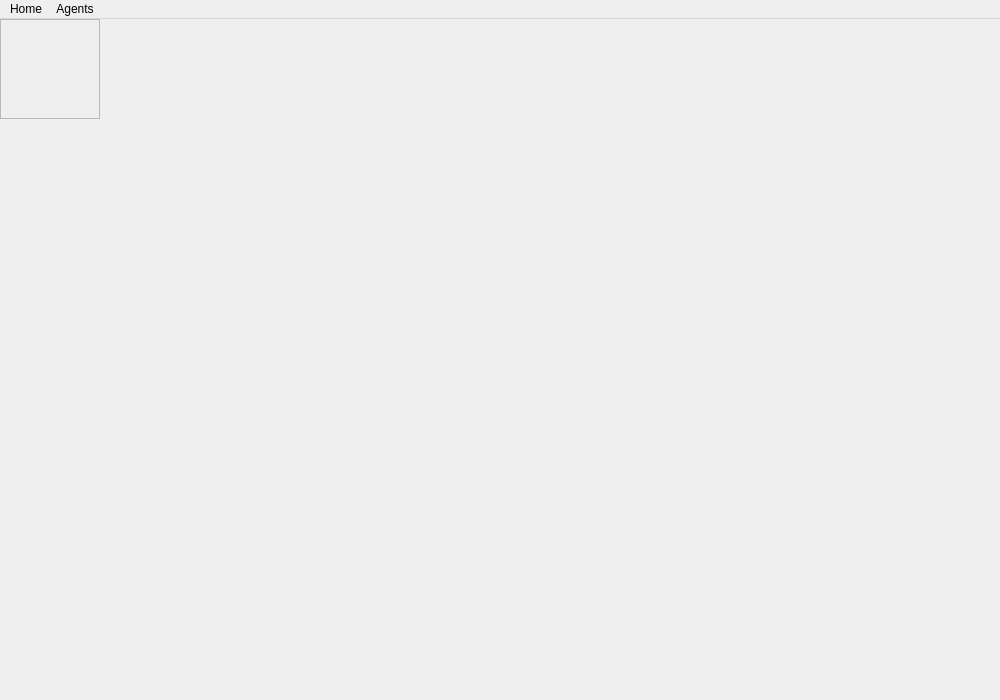
<?xml version="1.0" encoding="UTF-8"?>
<ui version="4.0">
 <class>MainWindow</class>
 <widget class="QMainWindow" name="MainWindow">
  <property name="geometry">
   <rect>
    <x>0</x>
    <y>0</y>
    <width>1000</width>
    <height>700</height>
   </rect>
  </property>
  <property name="windowTitle">
   <string>MainWindow</string>
  </property>
  <widget class="QWidget" name="centralwidget">
   <widget class="QScrollArea" name="scrollArea">
    <property name="geometry">
     <rect>
      <x>0</x>
      <y>0</y>
      <width>100</width>
      <height>100</height>
     </rect>
    </property>
    <property name="sizePolicy">
     <sizepolicy hsizetype="Expanding" vsizetype="Expanding">
      <horstretch>0</horstretch>
      <verstretch>0</verstretch>
     </sizepolicy>
    </property>
    <property name="sizeAdjustPolicy">
     <enum>QAbstractScrollArea::AdjustIgnored</enum>
    </property>
    <property name="widgetResizable">
     <bool>true</bool>
    </property>
    <property name="alignment">
     <set>Qt::AlignLeading|Qt::AlignLeft|Qt::AlignVCenter</set>
    </property>
    <widget class="QWidget" name="scrollAreaWidgetContents">
     <property name="geometry">
      <rect>
       <x>0</x>
       <y>0</y>
       <width>98</width>
       <height>98</height>
      </rect>
     </property>
    </widget>
   </widget>
  </widget>
  <widget class="QMenuBar" name="menubar">
   <property name="geometry">
    <rect>
     <x>0</x>
     <y>0</y>
     <width>1000</width>
     <height>26</height>
    </rect>
   </property>
   <widget class="QMenu" name="menuAgents">
    <property name="title">
     <string>Agents</string>
    </property>
    <widget class="QMenu" name="menuYoru">
     <property name="title">
      <string>Yoru</string>
     </property>
     <widget class="QMenu" name="menuAbyss_2">
      <property name="title">
       <string>Abyss</string>
      </property>
      <addaction name="actionYoruAbyssA"/>
      <addaction name="actionYoruAbyssMid"/>
      <addaction name="actionYoruAbyssB"/>
     </widget>
     <widget class="QMenu" name="menuAscent_2">
      <property name="title">
       <string>Ascent</string>
      </property>
      <addaction name="actionYoruAscentA"/>
      <addaction name="actionYoruAscentMid"/>
      <addaction name="actionYoruAscentB"/>
     </widget>
     <widget class="QMenu" name="menuBind">
      <property name="title">
       <string>Bind</string>
      </property>
      <addaction name="actionYoruBindA"/>
      <addaction name="actionYoruBindB"/>
     </widget>
     <widget class="QMenu" name="menuBreeze">
      <property name="title">
       <string>Breeze</string>
      </property>
      <addaction name="actionYoruBreezeA"/>
      <addaction name="actionYoruBreezeMid"/>
      <addaction name="actionYoruBreezeB"/>
     </widget>
     <widget class="QMenu" name="menuFracture">
      <property name="title">
       <string>Fracture</string>
      </property>
      <addaction name="actionYoruFractureA"/>
      <addaction name="actionYoruFractureMid"/>
      <addaction name="actionYoruFractureB"/>
     </widget>
     <widget class="QMenu" name="menuHaven">
      <property name="title">
       <string>Haven</string>
      </property>
      <addaction name="actionYoruHavenA"/>
      <addaction name="actionYoruHavenB"/>
      <addaction name="actionYoruHavenC"/>
     </widget>
     <widget class="QMenu" name="menuIcebox">
      <property name="title">
       <string>Icebox</string>
      </property>
      <addaction name="actionYoruIceboxA"/>
      <addaction name="actionYoruIceboxMid"/>
      <addaction name="actionYoruIceboxB"/>
     </widget>
     <widget class="QMenu" name="menuLotus">
      <property name="title">
       <string>Lotus</string>
      </property>
      <addaction name="actionYoruLotusA"/>
      <addaction name="actionYoruLotusB"/>
      <addaction name="actionYoruLotusC"/>
     </widget>
     <widget class="QMenu" name="menuPearl">
      <property name="title">
       <string>Pearl</string>
      </property>
      <addaction name="actionYoruPearlA"/>
      <addaction name="actionYoruPearlMid"/>
      <addaction name="actionBYoruPearlB"/>
     </widget>
     <widget class="QMenu" name="menuSplit">
      <property name="title">
       <string>Split</string>
      </property>
      <addaction name="actionYoruSplitA"/>
      <addaction name="actionYoruSplitMid"/>
      <addaction name="actionYoruSplitB"/>
     </widget>
     <widget class="QMenu" name="menuSunset">
      <property name="title">
       <string>Sunset</string>
      </property>
      <addaction name="actionYoruSunsetA"/>
      <addaction name="actionYoruSunsetMid"/>
      <addaction name="actionYoruSunsetB"/>
     </widget>
     <addaction name="menuAbyss_2"/>
     <addaction name="menuAscent_2"/>
     <addaction name="menuBind"/>
     <addaction name="menuBreeze"/>
     <addaction name="menuFracture"/>
     <addaction name="menuHaven"/>
     <addaction name="menuIcebox"/>
     <addaction name="menuLotus"/>
     <addaction name="menuPearl"/>
     <addaction name="menuSplit"/>
     <addaction name="menuSunset"/>
    </widget>
    <addaction name="menuYoru"/>
   </widget>
   <widget class="QMenu" name="menuHome">
    <property name="title">
     <string>Home</string>
    </property>
    <addaction name="actionHome"/>
   </widget>
   <addaction name="menuHome"/>
   <addaction name="menuAgents"/>
  </widget>
  <action name="actionHome">
   <property name="text">
    <string>Home</string>
   </property>
  </action>
  <action name="actionYoruAbyssA">
   <property name="text">
    <string>A site</string>
   </property>
  </action>
  <action name="actionYoruAbyssB">
   <property name="text">
    <string>B site</string>
   </property>
  </action>
  <action name="actionYoruAscentA">
   <property name="text">
    <string>A site</string>
   </property>
  </action>
  <action name="actionYoruAscentB">
   <property name="text">
    <string>B site</string>
   </property>
  </action>
  <action name="actionYoruBindA">
   <property name="text">
    <string>A site</string>
   </property>
  </action>
  <action name="actionYoruBindB">
   <property name="text">
    <string>B site</string>
   </property>
  </action>
  <action name="actionYoruBreezeA">
   <property name="text">
    <string>A site</string>
   </property>
  </action>
  <action name="actionYoruBreezeB">
   <property name="text">
    <string>B site</string>
   </property>
  </action>
  <action name="actionYoruFractureA">
   <property name="text">
    <string>A site</string>
   </property>
  </action>
  <action name="actionYoruFractureB">
   <property name="text">
    <string>B site</string>
   </property>
  </action>
  <action name="actionYoruHavenA">
   <property name="text">
    <string>A site</string>
   </property>
  </action>
  <action name="actionYoruHavenB">
   <property name="text">
    <string>B site</string>
   </property>
  </action>
  <action name="actionYoruHavenC">
   <property name="text">
    <string>C site</string>
   </property>
  </action>
  <action name="actionYoruIceboxA">
   <property name="text">
    <string>A site</string>
   </property>
  </action>
  <action name="actionYoruIceboxB">
   <property name="text">
    <string>B site</string>
   </property>
  </action>
  <action name="actionYoruLotusA">
   <property name="text">
    <string>A site</string>
   </property>
  </action>
  <action name="actionYoruLotusB">
   <property name="text">
    <string>B site</string>
   </property>
  </action>
  <action name="actionYoruLotusC">
   <property name="text">
    <string>C site</string>
   </property>
  </action>
  <action name="actionYoruPearlA">
   <property name="text">
    <string>A site</string>
   </property>
  </action>
  <action name="actionBYoruPearlB">
   <property name="text">
    <string>B site</string>
   </property>
  </action>
  <action name="actionYoruSplitA">
   <property name="text">
    <string>A site</string>
   </property>
  </action>
  <action name="actionYoruSplitB">
   <property name="text">
    <string>B site</string>
   </property>
  </action>
  <action name="actionYoruSunsetA">
   <property name="text">
    <string>A site</string>
   </property>
  </action>
  <action name="actionYoruSunsetB">
   <property name="text">
    <string>B site</string>
   </property>
  </action>
  <action name="actionYoruAbyssMid">
   <property name="text">
    <string>Mid</string>
   </property>
  </action>
  <action name="actionYoruAscentMid">
   <property name="text">
    <string>Mid</string>
   </property>
  </action>
  <action name="actionYoruBreezeMid">
   <property name="text">
    <string>Mid</string>
   </property>
  </action>
  <action name="actionYoruFractureMid">
   <property name="text">
    <string>Mid/Deffender spawn</string>
   </property>
  </action>
  <action name="actionYoruIceboxMid">
   <property name="text">
    <string>Mid</string>
   </property>
  </action>
  <action name="actionYoruPearlMid">
   <property name="text">
    <string>Mid</string>
   </property>
  </action>
  <action name="actionYoruSplitMid">
   <property name="text">
    <string>Mid</string>
   </property>
  </action>
  <action name="actionYoruSunsetMid">
   <property name="text">
    <string>Mid</string>
   </property>
  </action>
 </widget>
 <resources/>
 <connections/>
</ui>
